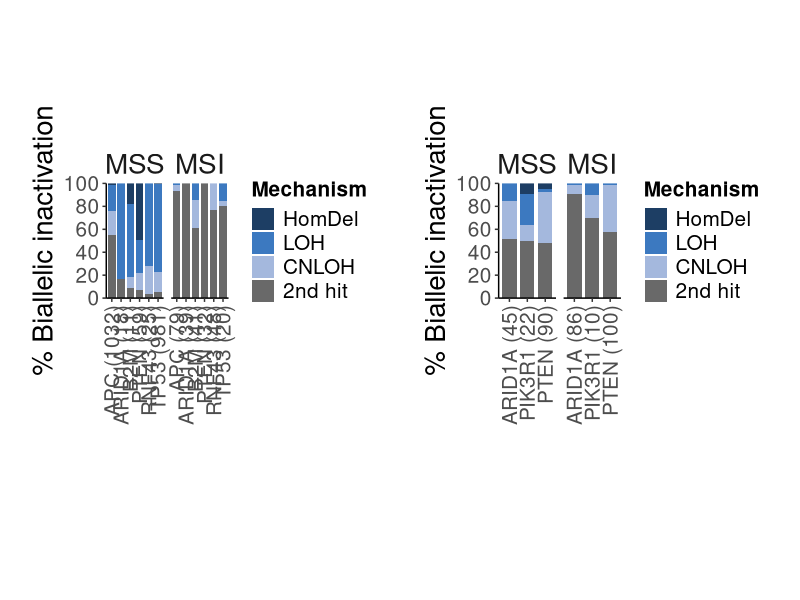
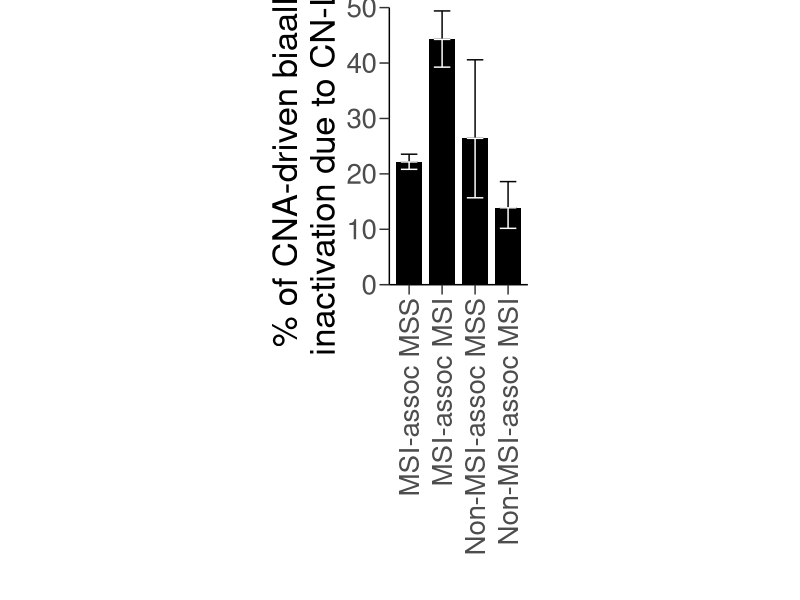
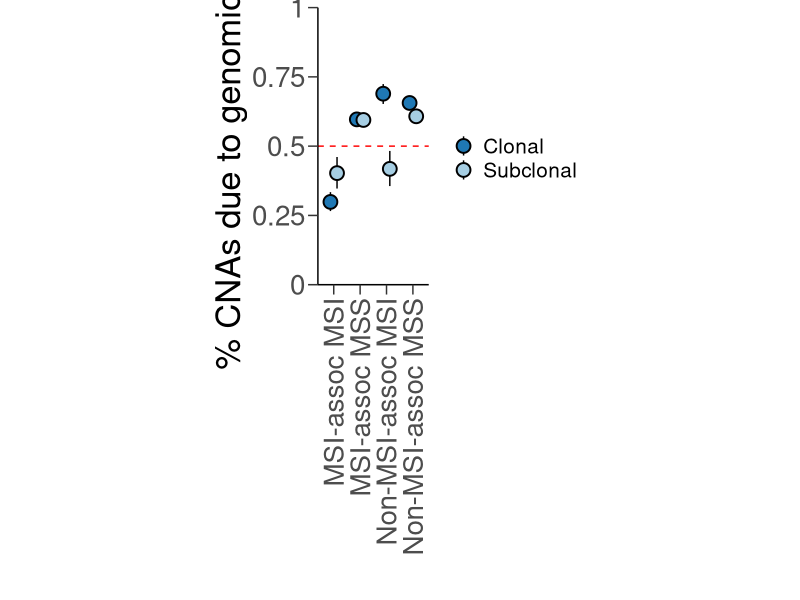
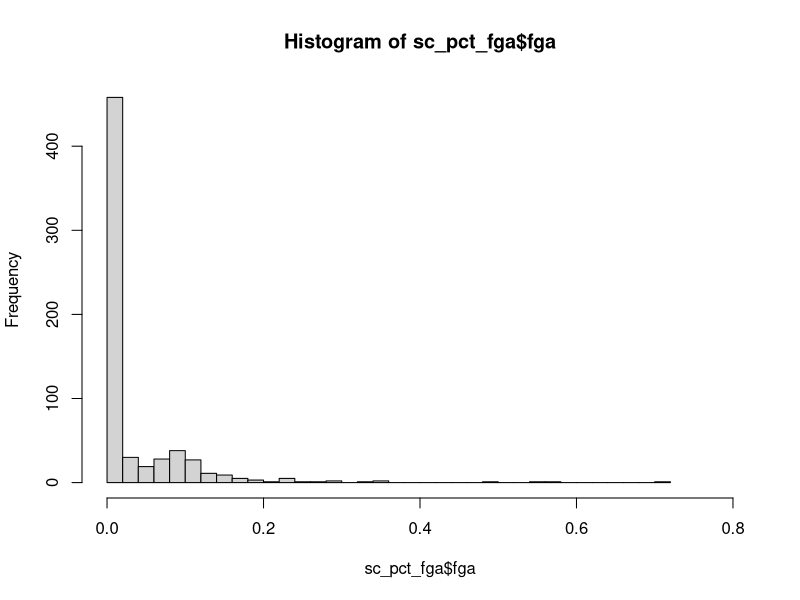
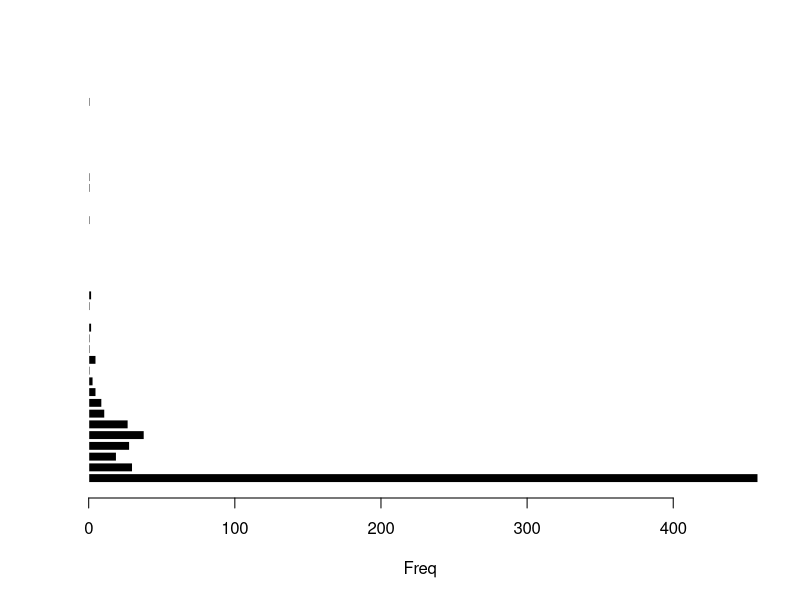
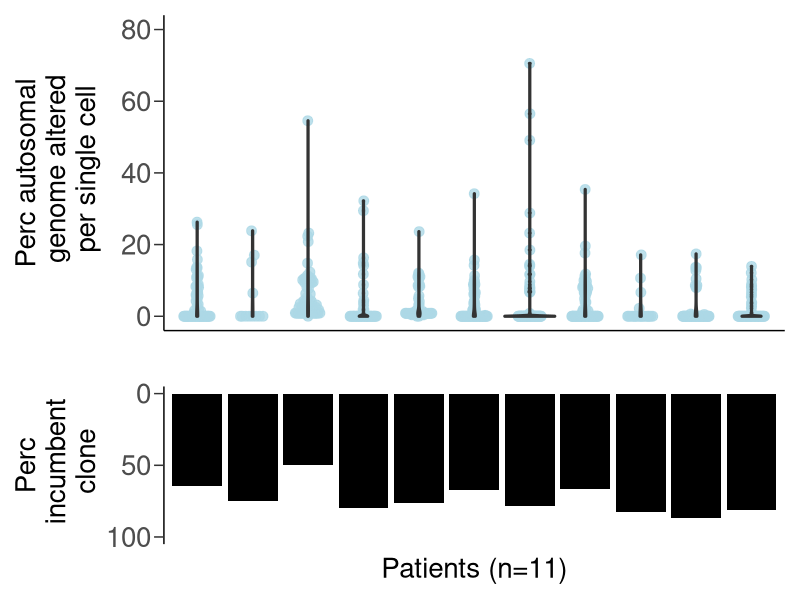
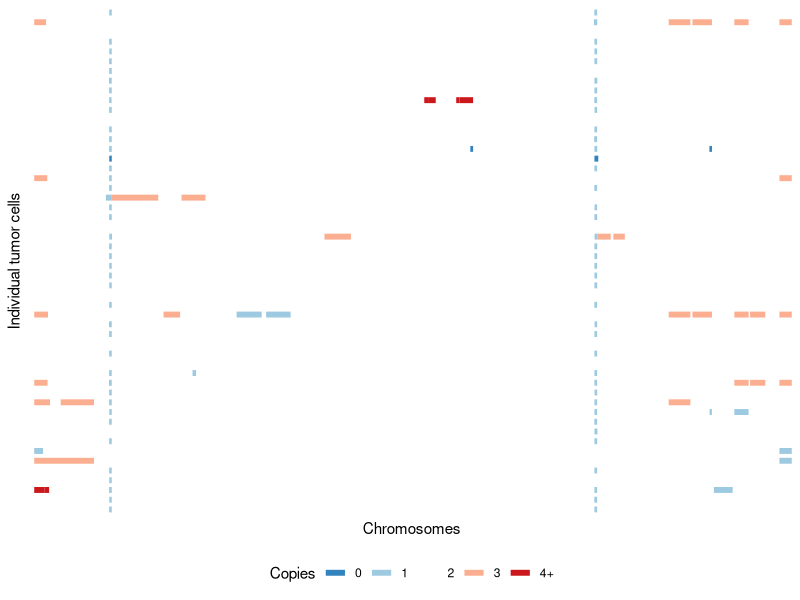

The R script that drew these images, in order:
#!/usr/bin/env Rscript

pkgs = c('data.table',
         'stringr',
         'ggplot2',
         'RColorBrewer',
         'colorspace',
         'patchwork',
         'ggbeeswarm')

tmp <- lapply(pkgs, function (x) {
  suppressPackageStartupMessages(require(x, character.only = TRUE))
})
rm(tmp)

'%!in%' <- function(x, y)
  ! ('%in%'(x, y))
'%!like%' <- function(x, y)
  ! ('%like%'(x, y))

##########################################################################################
##########################################################################################

# Fig 2a

colo_tsg_dat <- fread("data/Colo_TSG.txt")
endo_tsg_dat <- fread("data/Endo_TSG.txt")

# Colorectal TSG biallelic inactivation

gg1 <- ggplot(colo_tsg_dat,
       aes(
         x = lab,
         y = pct,
         fill = factor(mode, levels = rev(c("HIT2", "CNLOH", "LOH", "DEL", "WT intact")))
       )) +
  geom_bar(stat = "identity", width = 0.8) +
  scale_y_continuous(
    expand = c(0.0, 0.0),
    breaks = c(0, 0.2, 0.4, 0.6, 0.8, 1),
    labels = c(0, 20, 40, 60, 80, 100)
  ) +
  facet_wrap(~ factor(MSI, levels = c("MSS", "MSI")), scales = "free_x") +
  scale_fill_manual(
    "Mechanism",
    values = rev(
      c(
        "WT intact" = "white",
        "HIT2" = "dimgrey",
        "CNLOH" = sequential_hcl(n = 5, palette = "Oslo")[2],
        "LOH" = sequential_hcl(n = 5, palette = "Oslo")[3],
        "DEL" = sequential_hcl(n = 5, palette = "Oslo")[4]
      )
    ),
    breaks = rev(c("HIT2", "CNLOH", "LOH", "DEL")),
    labels = rev(c("2nd hit", "CNLOH", "LOH", "HomDel"))
  ) +
  xlab("") +
  ylab("% Biallelic inactivation") +
  theme_classic() +
  theme(aspect.ratio = 2) +
  theme(
    plot.title = element_text(size = 25),
    plot.subtitle = element_text(size = 15, face = "italic"),
    axis.text.x = element_text(size = 15, angle = 90, vjust = 0.5, hjust = 1),
    axis.text.y = element_text(size = 15),
    axis.title = element_text(size = 20),
    strip.text = element_text(size = 20),
    legend.title = element_text(size = 15, face = "bold"),
    legend.text = element_text(size = 15),
    panel.grid.major = element_blank(),
    panel.grid.minor = element_blank(),
    strip.background = element_blank(),
    plot.margin = unit(c(0, .25, 0, .25), 'in'),
    legend.position = "right"
  )

# Endometrial TSG biallelic inactivation

gg2 <- ggplot(endo_tsg_dat,
       aes(
         x = lab,
         y = pct,
         fill = factor(mode, levels = rev(c("HIT2", "CNLOH", "LOH", "DEL", "WT intact")))
       )) +
  geom_bar(stat = "identity", width = 0.8) +
  scale_y_continuous(
    expand = c(0.0, 0.0),
    breaks = c(0, 0.2, 0.4, 0.6, 0.8, 1),
    labels = c(0, 20, 40, 60, 80, 100)
  ) +
  facet_wrap(~ factor(MSI, levels = c("MSS", "MSI")), scales = "free_x") +
  scale_fill_manual(
    "Mechanism",
    values = rev(
      c(
        "WT intact" = "white",
        "HIT2" = "dimgrey",
        "CNLOH" = sequential_hcl(n = 5, palette = "Oslo")[2],
        "LOH" = sequential_hcl(n = 5, palette = "Oslo")[3],
        "DEL" = sequential_hcl(n = 5, palette = "Oslo")[4]
      )
    ),
    breaks = rev(c("HIT2", "CNLOH", "LOH", "DEL")),
    labels = rev(c("2nd hit", "CNLOH", "LOH", "HomDel"))
  ) +
  xlab("") +
  ylab("% Biallelic inactivation") +
  theme_classic() +
  theme(aspect.ratio = 2) +
  theme(
    plot.title = element_text(size = 25),
    plot.subtitle = element_text(size = 15, face = "italic"),
    axis.text.x = element_text(size = 15, angle = 90, vjust = 0.5, hjust = 1),
    axis.text.y = element_text(size = 15),
    axis.title = element_text(size = 20),
    strip.text = element_text(size = 20),
    legend.title = element_text(size = 15, face = "bold"),
    legend.text = element_text(size = 15),
    panel.grid.major = element_blank(),
    panel.grid.minor = element_blank(),
    strip.background = element_blank(),
    plot.margin = unit(c(0, .25, 0, .25), 'in'),
    legend.position = "right"
  )

gg1 + gg2 + plot_layout(ncol = 2)

# Fig 2b

msi_cnloh_pcts <- fread("data/MSI_CNLOH_pcts.txt") # Percent of TSG biallelic inactivation due to CNLOH

ggplot(msi_cnloh_pcts[mode == "CNLOH"],
       aes(
         x = factor(
           MSI_class,
           levels = c("MSI-assoc MSS", "MSI-assoc MSI", "Non-MSI-assoc MSS", "Non-MSI-assoc MSI")
         ),
         y = 100 * pct
       )) +
  geom_bar(stat = "identity", width = 0.8, fill = "black") +
  geom_errorbar(aes(ymin = 100 * pct, ymax = 100 * pct.hi), width = 0.5, color = "black") +
  geom_errorbar(aes(ymin = 100 * pct.lo, ymax = 100 * pct), width = 0.5, color = "white") +
  scale_fill_manual("CNLOH",
                    values = c("CNLOH" = "black")) +
  scale_y_continuous(
    limits = c(0, 50),
    expand = c(0, 0),
    breaks = seq(0, 50, by = 10),
    labels = seq(0, 50, by = 10)
  ) +
  xlab("") +
  ylab("% of CNA-driven biaallelic\ninactivation due to CN-LOH") +
  theme_classic() +
  theme(
    aspect.ratio = 2,
    axis.text = element_text(size = 20),
    axis.text.x = element_text(
      size = 20,
      vjust = 0.5,
      hjust = 1,
      angle = 90
    ),
    axis.title = element_text(size = 25),
    axis.ticks.length = unit(.25, "cm"),
    legend.title = element_text(size = 20),
    legend.text = element_text(size = 20),
    panel.grid = element_blank(),
    legend.position = "none"
  )

# Fig 2c

msi_loss_pcts <- fread("data/MSI_loss_pcts.txt") # Percent of CNAs due to genomic loss

ggplot(msi_loss_pcts[],
       aes(x = MSI_class, fill = clonality)) +
  geom_pointrange(
    position = position_dodge(width = 0.5),
    size = 1,
    shape = 21,
    color = "black",
    aes(y = pct,
        ymin = pct.lo,
        ymax = pct.hi)
  ) +
  scale_fill_manual("",
                    values = c("Subclonal" = brewer.pal(n = 9, "Paired")[1],
                               "Clonal" = brewer.pal(n = 9, "Paired")[2])
  ) +
  scale_y_continuous(expand = c(0, 0),
                     limits = c(0, 1),
                     breaks = seq(0, 10, by = 0.25),
                     labels = seq(0, 10, by = 0.25)) +
  geom_hline(yintercept = 0.5, linetype = "dashed", color = 'red') +
  xlab("") +
  ylab("% CNAs due to genomic loss") +
  theme_classic() +
  theme(
    aspect.ratio = 2.5,
    axis.text.x = element_text(size = 20, hjust = 1, vjust = 0.5, angle = 90),
    axis.text.y = element_text(size = 20),
    axis.title = element_text(size = 25),
    axis.ticks.length = unit(.25, "cm"),
    legend.text = element_text(size = 15),
    panel.grid = element_blank(),
    legend.position = "right"
  )

# Fig 2d

sc_pct_fga <- fread("data/SC_pct_FGA.txt") # Percent FGA per single cell
pct_inc_clone <- fread("data/SC_pct_inc_clone.txt") # Percent single cells indistinguishable from incumbent clone 

p1 <- ggplot(sc_pct_fga,
             aes(x = patient, y = 100 * fga)) +
  geom_quasirandom(
    size = 3,
    alpha = 0.8,
    color = 'lightblue',
    width = 0.25
  ) +
  geom_violin(lwd = 1.1) +
  ylim(c(0, 80)) +
  xlab("") +
  ylab("Perc autosomal\n genome altered\n per single cell") +
  theme_classic() +
  theme(
    axis.text.x = element_blank(),
    axis.ticks.x = element_blank(),
    axis.text.y = element_text(size = 20),
    axis.title = element_text(size = 20),
    axis.ticks.length = unit(.25, "cm"),
    panel.grid = element_blank(),
  )

# FGA marginal histogram
fga_hist = hist(sc_pct_fga$fga,
                n = 40,
                xlim = c(0, 0.8))

barplot(
  fga_hist$counts,
  col = "black",
  border = "white",
  xlab = "Freq",
  axis.lty = 1,
  horiz = T,
)

p2 <- ggplot(pct_inc_clone,
             aes(x = patient, y = 100 * pct)) +
  geom_bar(stat = "identity",
           width = 0.9,
           fill = "black") +
  xlab("Patients (n=11)") +
  ylab("Perc\n incumbent\n clone") +
  theme_classic() +
  theme(
    axis.line.x = element_blank(),
    axis.text.x = element_blank(),
    axis.ticks.x = element_blank(),
    axis.ticks.length = unit(.25, "cm"),
    axis.text.y = element_text(size = 20),
    axis.title = element_text(size = 20),
    panel.grid = element_blank(),
  ) +
  scale_y_reverse(limits = c(100, 0), 
                  breaks = c(0, 50, 100))

p1 / p2 + plot_layout(heights = c(2, 1))


# Fig 2e

sc_pt_crc05 <- fread("data/SC_CRC05.txt") # processed single-cell copy number profiles for patient CRC05

state_cols <- c(
  "0" = "#3182bd", # homozygous deletion
  "1" = "#9ecae1", # heterozygous loss
  "2" = "white", # diploid
  "3" = "#fcae91", # gain
  "4" = "#cb181d" # amplification
)

ggplot(sc_pt_crc05,
       aes(col = factor(state))) +
  geom_segment(data = sc_pt_crc05,
               aes(
                 x = min_start,
                 xend = max_end,
                 y = 0,
                 yend = 0
               ),
               size = 2) +
  coord_cartesian(ylim = c(0, 0)) +
  facet_grid(sample ~ chr, scales = "free_x",
             space = "free_x") +
  scale_color_manual("Copies",
                     values = state_cols,
                     labels = c("0", "1", "2", "3", "4+")) +
  theme_classic() +
  ylab("Individual tumor cells") +
  xlab("Chromosomes") +
  theme(
    panel.spacing = unit(0, "lines"),
    axis.line = element_blank(),
    axis.text = element_blank(),
    axis.ticks = element_blank(),
    strip.background = element_blank(),
    strip.text.x = element_blank(),
    strip.text.y = element_blank(),
    legend.position = "bottom",
  ) +
  guides(color = guide_legend(nrow = 1))




